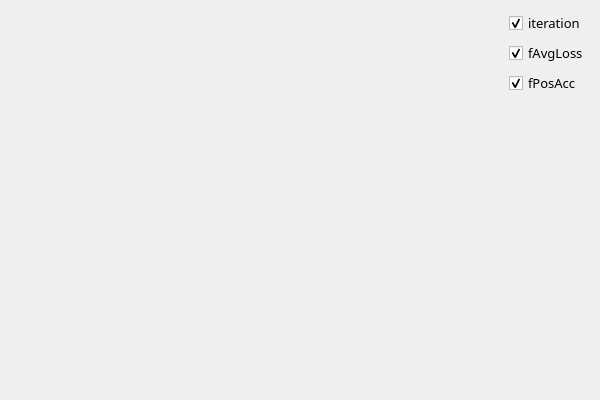
<?xml version="1.0" encoding="UTF-8"?>
<ui version="4.0">
 <class>TrainStatisticsViewClass</class>
 <widget class="QWidget" name="TrainStatisticsViewClass">
  <property name="geometry">
   <rect>
    <x>0</x>
    <y>0</y>
    <width>600</width>
    <height>400</height>
   </rect>
  </property>
  <property name="windowTitle">
   <string>TrainStatisticsView</string>
  </property>
  <layout class="QVBoxLayout" name="verticalLayout_2">
   <item>
    <layout class="QVBoxLayout" name="statusLayout">
     <item>
      <layout class="QHBoxLayout" name="horizontalLayout_2" stretch="100,1">
       <item>
        <widget class="QCustomPlot" name="ChartDisplayWidget" native="true">
         <layout class="QHBoxLayout" name="horizontalLayout"/>
        </widget>
       </item>
       <item>
        <layout class="QVBoxLayout" name="verticalLayout">
         <item>
          <widget class="QCheckBox" name="iteration_checkBox">
           <property name="font">
            <font>
             <family>Cascadia Mono SemiBold</family>
             <pointsize>10</pointsize>
            </font>
           </property>
           <property name="text">
            <string>iteration</string>
           </property>
           <property name="checked">
            <bool>true</bool>
           </property>
          </widget>
         </item>
         <item>
          <widget class="QCheckBox" name="fAvgLoss_checkBox">
           <property name="font">
            <font>
             <family>Cascadia Mono SemiBold</family>
             <pointsize>10</pointsize>
            </font>
           </property>
           <property name="text">
            <string>fAvgLoss</string>
           </property>
           <property name="checked">
            <bool>true</bool>
           </property>
          </widget>
         </item>
         <item>
          <widget class="QCheckBox" name="fPosAcc_checkBox">
           <property name="font">
            <font>
             <family>Cascadia Mono SemiBold</family>
             <pointsize>10</pointsize>
            </font>
           </property>
           <property name="text">
            <string>fPosAcc</string>
           </property>
           <property name="checked">
            <bool>true</bool>
           </property>
          </widget>
         </item>
         <item>
          <spacer name="verticalSpacer">
           <property name="orientation">
            <enum>Qt::Vertical</enum>
           </property>
           <property name="sizeHint" stdset="0">
            <size>
             <width>20</width>
             <height>40</height>
            </size>
           </property>
          </spacer>
         </item>
        </layout>
       </item>
      </layout>
     </item>
    </layout>
   </item>
  </layout>
 </widget>
 <layoutdefault spacing="6" margin="11"/>
 <customwidgets>
  <customwidget>
   <class>QCustomPlot</class>
   <extends>QWidget</extends>
   <header location="global">qcustomplot.h</header>
   <container>1</container>
  </customwidget>
 </customwidgets>
 <resources/>
 <connections/>
</ui>
